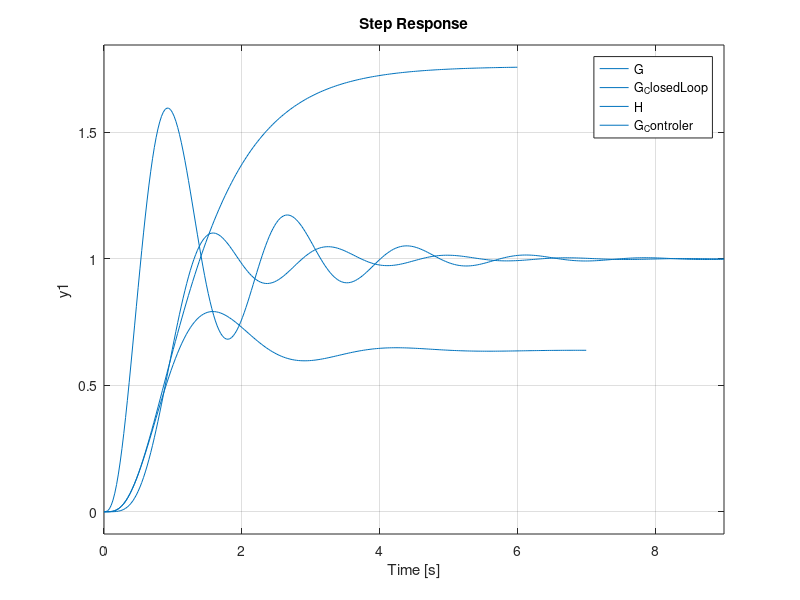

Write MATLAB code to recreate this figure. (Note: this script raises an error after producing the figure.)
clc
clear
s=tf('s');

G=317/(s^4+19.2*s^3+116.6*s^2+264*s+180);
C=3.24*(1+(1/(0.74*s))+0.185*s);
C1=3.24/(0.74*s);
C2=3.24*(1+0.185*s);
G_ClosedLoop=(G)/(1+G);
G_Controler=G*C/(1+(G*C));
H=G*C1/(1+G*C1+G*C2);
step(G);
hold on;
step (G_ClosedLoop);
hold on;
step (H);
hold on;
step (G_Controler);
legend('G','G_ClosedLoop','H','G_Controler');
S=stepinfo(G_Controler);